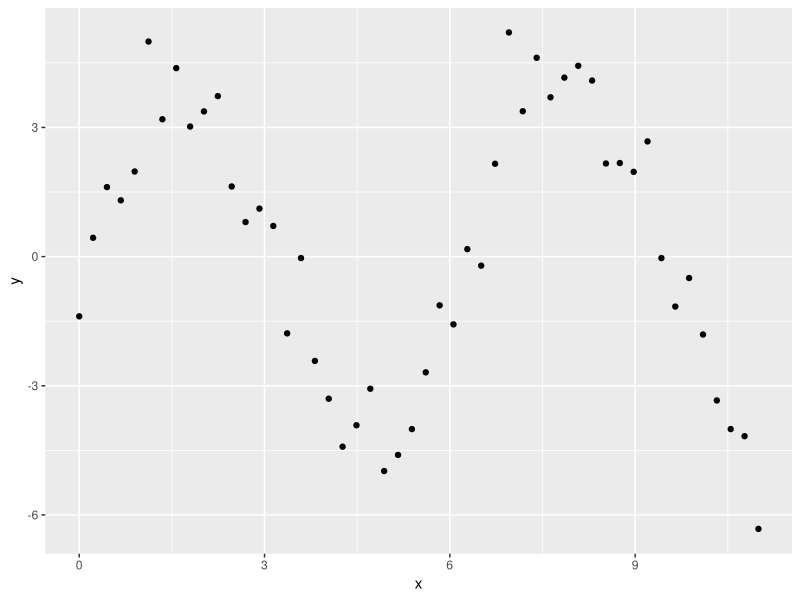
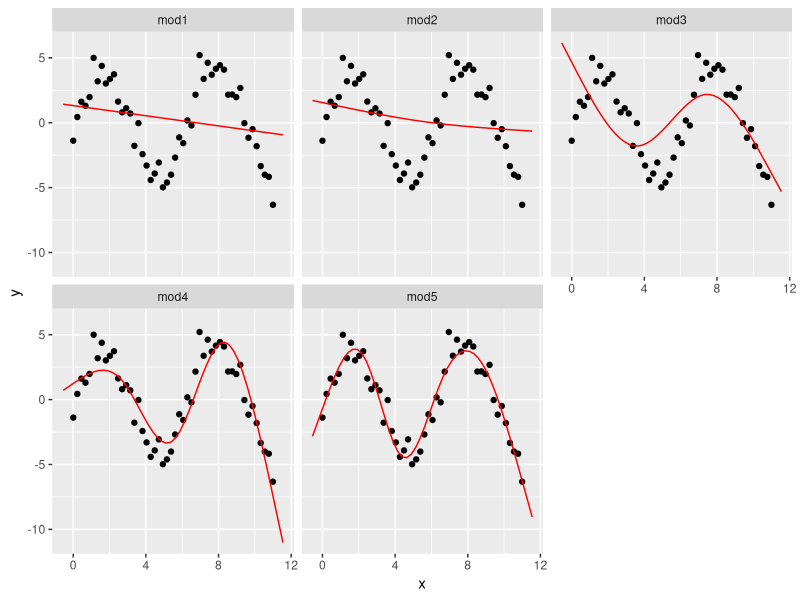
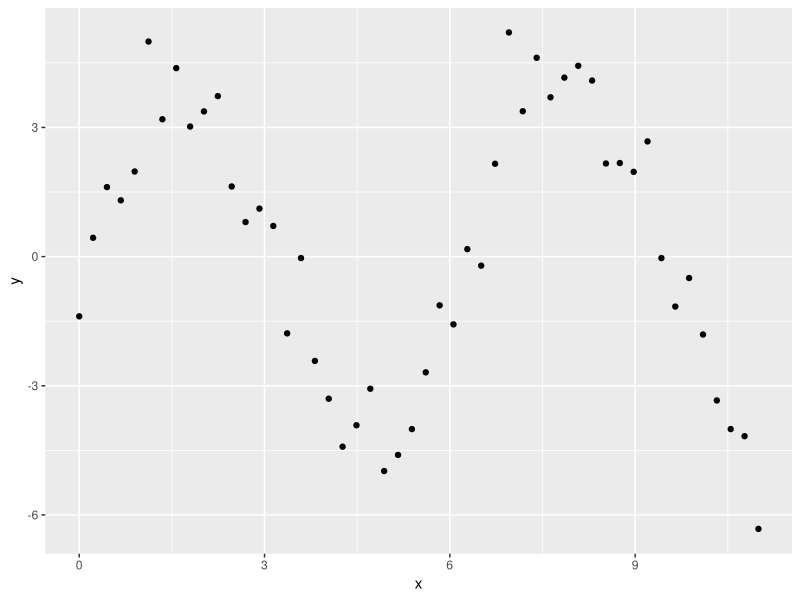
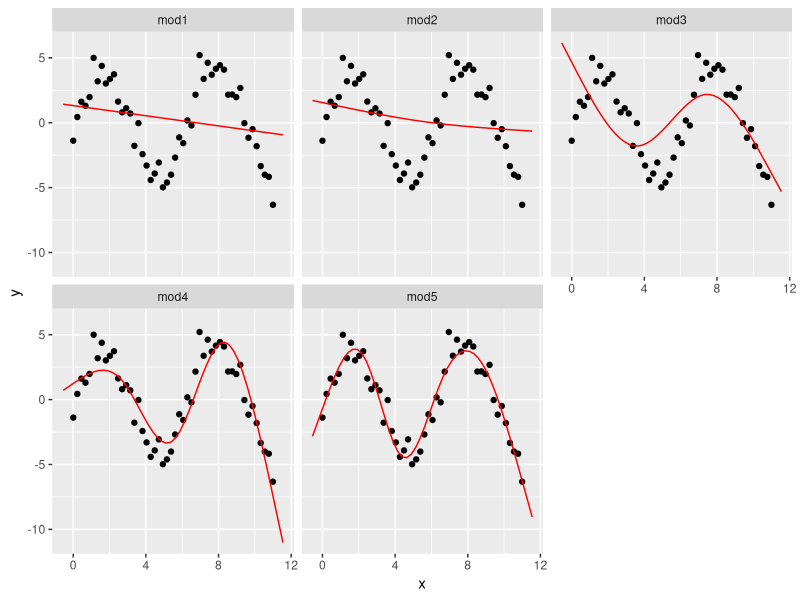

Here is the R script that generated these plots, in order:
library(tidyverse)

library(modelr)
library(splines)
options(na.action = na.warn)

sim5 <- tibble(
  x = seq(0, 3.5 * pi, length = 50),
  y = 4 * sin(x) + rnorm(length(x))
)

ggplot(sim5, aes(x, y)) +
  geom_point()

ggsave("model/figs/transformations_1.png")

mod1 <- lm(y ~ ns(x, 1), data = sim5)
mod2 <- lm(y ~ ns(x, 2), data = sim5)
mod3 <- lm(y ~ ns(x, 3), data = sim5)
mod4 <- lm(y ~ ns(x, 4), data = sim5)
mod5 <- lm(y ~ ns(x, 5), data = sim5)

grid <- sim5 %>% 
  data_grid(x = seq_range(x, n = 50, expand = 0.1)) %>% 
  gather_predictions(mod1, mod2, mod3, mod4, mod5, .pred = "y")

ggplot(sim5, aes(x, y)) + 
  geom_point() +
  geom_line(data = grid, colour = "red") +
  facet_wrap(~ model)

ggsave("model/figs/transformations_2.png")
